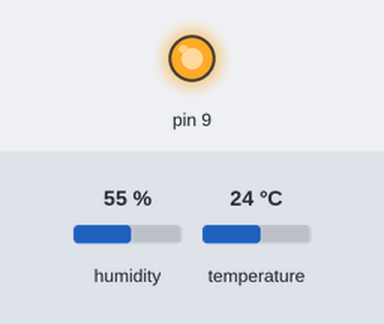
Simulated run of this sketch. Board: Arduino Uno, built with avr-gcc and run on an emulated ATmega328P. Shown: output pins drawn as LEDs (lit = HIGH). Inputs (shaded band) come from the test bench; at power-on: humidity 55 %, temperature 24 °C. Random numbers use the default seed unless the sketch sets one; what the sketch prints to the serial monitor is not drawn.

Above: at 0.1 s.
At 38.1 s:
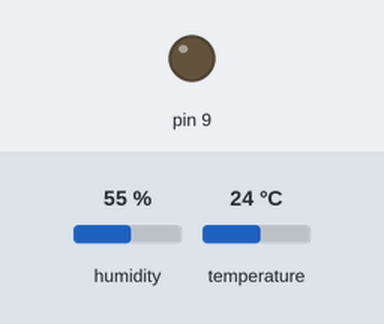
Timing chart, 0 to 39.6 s (numbered marks = the images above):
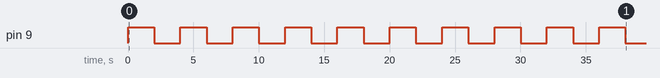

The sketch:

active.ino
```cpp
#include <Wire.h>
#include <Adafruit_Sensor.h>
#include <Adafruit_BME280.h>

// Create an instance of the BME280 sensor
Adafruit_BME280 bme;

// Constants for the Magnus-Tetens formula
const float A = 17.27;
const float B = 237.7;

// Constants for barometric pressure influence
const float pressureFactor = 0.001; // Effect factor of pressure on dew point

// Empirical coefficients and scaling factors for contaminant gases
const float CO2Factor = 0.003;   // Base influence factor for CO2
const float SO2Factor = 0.005;   // Base influence factor for SO2
const float NO2Factor = 0.004;   // Base influence factor for NO2

// Nonlinear scaling factors
const float CO2NonlinearFactor = 1.5;  // Exponential scaling factor for CO2
const float SO2NonlinearFactor = 1.3;  // Exponential scaling factor for SO2
const float NO2NonlinearFactor = 1.4;  // Exponential scaling factor for NO2

// Array to store empirical dew point data points
const int maxDataPoints = 10;      // Number of data points to collect
float empiricalDewPoints[maxDataPoints];
float empiricalTemperatures[maxDataPoints];
int dataPointIndex = 0;

// Function to calculate dew point using the Magnus-Tetens formula
float calculateDewPoint(float temperature, float humidity) {
  float alpha = ((A * temperature) / (B + temperature)) + log(humidity / 100.0);
  float dewPoint = (B * alpha) / (A - alpha);
  return dewPoint;
}

// Function to adjust dew point based on barometric pressure
float adjustDewPointForPressure(float dewPoint, float pressure) {
  // Adjust dew point based on pressure
  float adjustedDewPoint = dewPoint + (pressure - 1013.25) * pressureFactor;
  return adjustedDewPoint;
}

// Function to adjust dew point for a specific gas using nonlinear effects
float adjustDewPointForGasNonlinear(float dewPoint, float concentration, float gasFactor, float nonlinearFactor) {
  // Apply a nonlinear adjustment based on gas concentration and nonlinear scaling factor
  float adjustment = gasFactor * pow(concentration, nonlinearFactor);
  return dewPoint + dewPoint * adjustment;
}

// Function to adjust dew point for combined nonlinear gas effects
float adjustDewPointForContaminantsNonlinear(float dewPoint, float co2Deviation, float so2Deviation, float no2Deviation) {
  // Adjust for each gas individually with nonlinear effects
  float dewPointCO2 = adjustDewPointForGasNonlinear(dewPoint, co2Deviation, CO2Factor, CO2NonlinearFactor);
  float dewPointSO2 = adjustDewPointForGasNonlinear(dewPointCO2, so2Deviation, SO2Factor, SO2NonlinearFactor);
  float dewPointNO2 = adjustDewPointForGasNonlinear(dewPointSO2, no2Deviation, NO2Factor, NO2NonlinearFactor);

  return dewPointNO2;
}

// Function to control thermoelectric cooling and record dew point data
void controlCoolingAndRecordData() {
  // Control the thermoelectric cooling device to gradually cool the sensor
  // Assuming digital pin 9 controls the cooling device
  pinMode(9, OUTPUT);

  for (int i = 0; i < maxDataPoints; i++) {
    digitalWrite(9, HIGH); // Turn on the cooling device
    delay(2000);           // Wait for the sensor to cool

    // Read sensor values
    float temperature = bme.readTemperature();     // in °C
    float humidity = bme.readHumidity();           // in %

    // Calculate the dew point at the cooled condition
    float dewPoint = calculateDewPoint(temperature, humidity);

    // Record the data
    empiricalTemperatures[dataPointIndex] = temperature;
    empiricalDewPoints[dataPointIndex] = dewPoint;
    dataPointIndex++;

    digitalWrite(9, LOW); // Turn off the cooling device
    delay(2000);          // Wait before next cooling phase
  }
}

// Function to fit a polynomial curve to the empirical data
float fitPolynomialCurve(float *x, float *y, int n) {
  // Placeholder function - in practice, use a curve fitting algorithm
  // Here, we assume we derive polynomial coefficients that describe the curve
  // A more precise method could use external tools or libraries for polynomial fitting.
  // This function should return a measure of the fit quality.
  float sumError = 0;
  for (int i = 0; i < n; i++) {
    float estimatedY = x[i] * x[i] * 0.001 - x[i] * 0.1 + 10; // Sample fitting function
    sumError += abs(y[i] - estimatedY); // Calculate error
  }
  return sumError;
}

// Monte Carlo simulation to find matching hypothetical curves
void monteCarloSimulation(float *empiricalTemperatures, float *empiricalDewPoints, int n) {
  float bestMatchError = 1000000; // Initialize with a large error value
  float bestCO2 = 0, bestSO2 = 0, bestNO2 = 0;

  // Run Monte Carlo simulations with random contaminant proportions
  for (int i = 0; i < 1000; i++) {
    float co2Deviation = random(-100, 100) / 1000.0; // Random deviation from -0.1 to 0.1
    float so2Deviation = random(-100, 100) / 1000.0;
    float no2Deviation = random(-100, 100) / 1000.0;

    // Calculate hypothetical dew points based on Monte Carlo variations
    float simulatedDewPoints[maxDataPoints];
    for (int j = 0; j < n; j++) {
      float baseDewPoint = calculateDewPoint(empiricalTemperatures[j], bme.readHumidity());
      simulatedDewPoints[j] = adjustDewPointForContaminantsNonlinear(baseDewPoint, co2Deviation, so2Deviation, no2Deviation);
    }

    // Compare the hypothetical curve to the empirical curve
    float matchError = fitPolynomialCurve(empiricalTemperatures, simulatedDewPoints, n);

    // Update the best match
    if (matchError < bestMatchError) {
      bestMatchError = matchError;
      bestCO2 = co2Deviation;
      bestSO2 = so2Deviation;
      bestNO2 = no2Deviation;
    }
  }

  // Print the closest matching gas deviations
  Serial.print("Best Matching CO2 Deviation: ");
  Serial.println(bestCO2 * 100);
  Serial.print("Best Matching SO2 Deviation: ");
  Serial.println(bestSO2 * 100);
  Serial.print("Best Matching NO2 Deviation: ");
  Serial.println(bestNO2 * 100);
}

void setup() {
  Serial.begin(9600);
  // Initialize BME280 sensor
  if (!bme.begin(0x76)) {
    Serial.println("Could not find a valid BME280 sensor, check wiring!");
    while (1);
  }

  // Initialize cooling control pin
  pinMode(9, OUTPUT);
  digitalWrite(9, LOW); // Ensure cooling is off initially

  // Control cooling and record data points
  controlCoolingAndRecordData();

  // Run Monte Carlo simulation to match empirical data
  monteCarloSimulation(empiricalTemperatures, empiricalDewPoints, dataPointIndex);
}

void loop() {
  // Main loop can remain empty as setup runs the main logic
  delay(5000); // Pause to prevent continuous execution
}
```
